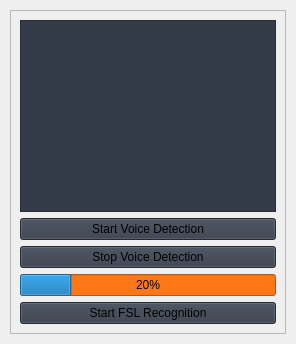
                     <widget class="QWidget" name="widgets">
                      <property name="styleSheet">
                       <string notr="true">b</string>
                      </property>
                      <layout class="QVBoxLayout" name="verticalLayout">
                       <property name="spacing">
                        <number>10</number>
                       </property>
                       <property name="leftMargin">
                        <number>10</number>
                       </property>
                       <property name="topMargin">
                        <number>10</number>
                       </property>
                       <property name="rightMargin">
                        <number>10</number>
                       </property>
                       <property name="bottomMargin">
                        <number>10</number>
                       </property>
                       <item>
                        <widget class="QFrame" name="row_3">
                         <property name="minimumSize">
                          <size>
                           <width>0</width>
                           <height>150</height>
                          </size>
                         </property>
                         <property name="frameShape">
                          <enum>QFrame::StyledPanel</enum>
                         </property>
                         <property name="frameShadow">
                          <enum>QFrame::Raised</enum>
                         </property>
                         <layout class="QVBoxLayout" name="verticalLayout_16">
                          <item>
                           <widget class="QPlainTextEdit" name="textbox">
                            <property name="styleSheet">
                             <string notr="true">background-color: rgb(52, 59, 72);
border-color: qlineargradient(spread:pad, x1:0, y1:0.006, x2:1, y2:1, stop:0.170455 rgba(168, 103, 45, 255), stop:1 rgba(255, 255, 255, 255));
</string>
                            </property>
                           </widget>
                          </item>
                          <item>
                           <widget class="QPushButton" name="Start_Voice_Dection">
                            <property name="styleSheet">
                             <string notr="true">background-color: rgb(52, 59, 72);
border-color: qlineargradient(spread:pad, x1:0, y1:0.006, x2:1, y2:1, stop:0.170455 rgba(168, 103, 45, 255), stop:1 rgba(255, 255, 255, 255));
</string>
                            </property>
                            <property name="text">
                             <string>Start Voice Detection</string>
                            </property>
                            <property name="icon">
                             <iconset resource="resources.qrc">
                              <normaloff>:/icons/images/icons/cil-microphone.png</normaloff>:/icons/images/icons/cil-microphone.png</iconset>
                            </property>
                           </widget>
                          </item>
                          <item>
                           <widget class="QPushButton" name="Stop_Voice_Detection">
                            <property name="styleSheet">
                             <string notr="true">background-color: rgb(52, 59, 72);
border-color: qlineargradient(spread:pad, x1:0, y1:0.006, x2:1, y2:1, stop:0.170455 rgba(168, 103, 45, 255), stop:1 rgba(255, 255, 255, 255));
</string>
                            </property>
                            <property name="text">
                             <string>Stop Voice Detection</string>
                            </property>
                            <property name="icon">
                             <iconset resource="resources.qrc">
                              <normaloff>:/icons/images/icons/cil-media-stop.png</normaloff>:/icons/images/icons/cil-media-stop.png</iconset>
                            </property>
                           </widget>
                          </item>
                          <item>
                           <widget class="QProgressBar" name="progressBar">
                            <property name="styleSheet">
                             <string notr="true">background-color: qlineargradient(spread:pad, x1:0, y1:0, x2:1, y2:0, stop:0 rgba(195, 92, 18, 255), stop:1 rgba(255, 255, 255, 255));
background-color: rgb(255, 120, 23);</string>
                            </property>
                            <property name="value">
                             <number>20</number>
                            </property>
                           </widget>
                          </item>
                          <item>
                           <widget class="QPushButton" name="Start_FSL_Recognition">
                            <property name="styleSheet">
                             <string notr="true">background-color: rgb(52, 59, 72);
border-color: qlineargradient(spread:pad, x1:0, y1:0.006, x2:1, y2:1, stop:0.170455 rgba(168, 103, 45, 255), stop:1 rgba(255, 255, 255, 255));
</string>
                            </property>
                            <property name="text">
                             <string>Start FSL Recognition</string>
                            </property>
                            <property name="icon">
                             <iconset resource="resources.qrc">
                              <normaloff>:/icons/images/icons/cil-speaker.png</normaloff>:/icons/images/icons/cil-speaker.png</iconset>
                            </property>
                           </widget>
                          </item>
                         </layout>
                        </widget>
                       </item>
                      </layout>
                     </widget>
